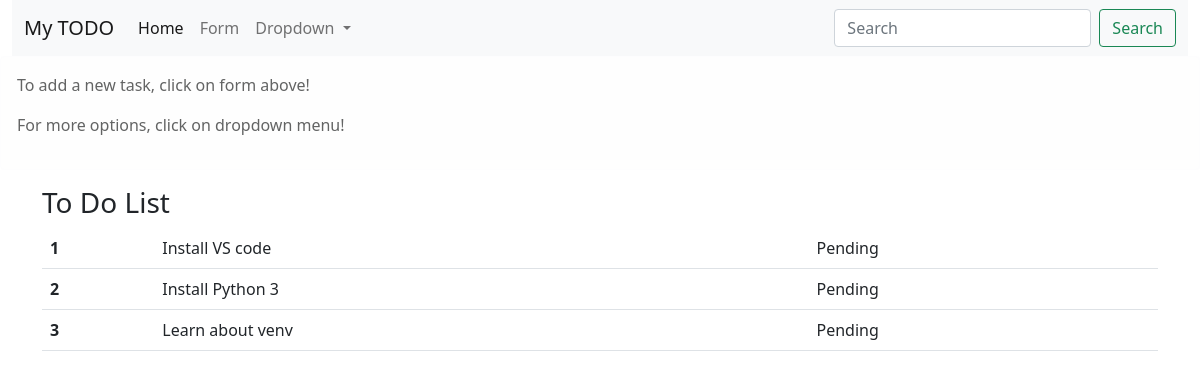
/, run on an earlier commit of the app's database.
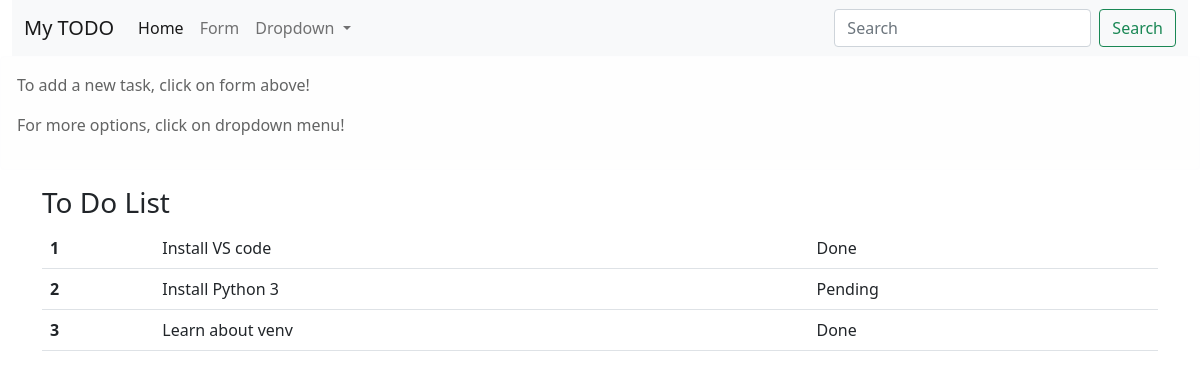
And on a later commit of the database.
### tables this page shows
CREATE TABLE tasks (
            id INTEGER PRIMARY KEY AUTOINCREMENT,
            task TEXT NOT NULL,
            status TEXT DEFAULT 'Pending'
        );

### app.py (the view)
@app.route("/")
def index():
    with sqlite3.connect("todo.db", timeout=10) as conn:
        cursor = conn.cursor()
        cursor.execute("SELECT * FROM tasks")
        tasks = cursor.fetchall()
    return render_template("index.html", tasks=tasks)

### templates/index.html (shortened to what this page needs)
<!doctype html>
<html lang="en">
<head>
    <link href="https://cdn.jsdelivr.net/npm/bootstrap@5.0.2/dist/css/bootstrap.min.css" rel="stylesheet"
>
</head>
<body>
    <div class="container-fluid">
        <nav class="navbar navbar-expand-lg navbar-light bg-light">
            <div class="container-fluid">
                <a class="navbar-brand" href="http://localhost:5000/">My TODO</a>
                <div class="collapse navbar-collapse" id="navbarSupportedContent">
                    <ul class="navbar-nav me-auto mb-2 mb-lg-0">
                        <li class="nav-item">
                            <a class="nav-link active" aria-current="page" href="http://localhost:5000/">Home</a>
                        </li>
                        <li class="nav-item">
                            <a class="nav-link" href="http://localhost:5000/form">Form</a>
                        </li>
                        <li class="nav-item dropdown">
                            <a class="nav-link dropdown-toggle" href="#" id="navbarDropdown" role="button"
                                data-bs-toggle="dropdown" aria-expanded="false">
                                Dropdown
                            </a>
                        </li>
                    </ul>
                    <form class="d-flex">
                        <input class="form-control me-2" type="search" placeholder="Search" aria-label="Search">
                        <button class="btn btn-outline-success" type="submit">Search</button>
                    </form>
                </div>
            </div>
        </nav>
    </div>
    <div class="alert alert-light" role="alert">
        <p>To add a new task, click on form above!</p>
        <p>For more options, click on dropdown menu!</p>
    </div>
    <div class="container">
        <h3>To Do List</h3>
        <table class="table table-hover">
            <tbody>
                {% for task in tasks %}
                <tr>
                    <th scope="row">{{ loop.index }}</th>
                    <td>{{ task[1] }}</td>
                    <td>{{ task[2] }}</td>
                </tr>
                {% endfor %}
            </tbody>
        </table>
    </div>
</body>
</html>

What changed in the data, as far as the page shows it:
changed tasks "Install VS code": status "Pending" → "Done"
changed tasks "Learn about venv": status "Pending" → "Done"
